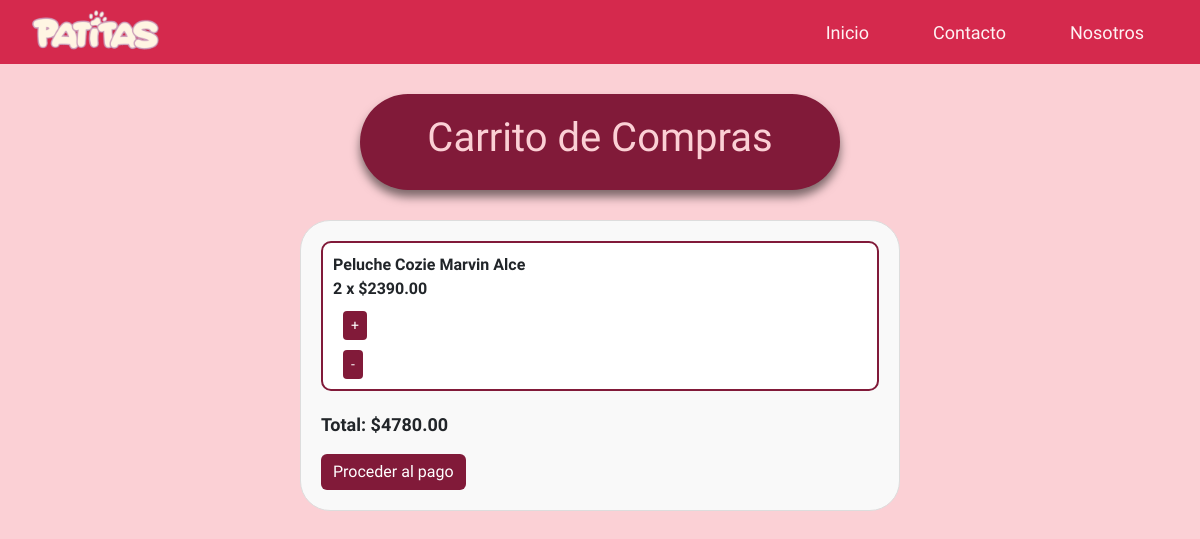
The app's page /patitas/carrito/ (signed in) with its own data.
### patitas/models.py (models this page shows, shortened)
class Carrito(models.Model):
    usuario = models.ForeignKey(User, on_delete=models.CASCADE)
    producto = models.ForeignKey(Producto, on_delete=models.CASCADE)
    cantidad = models.IntegerField(default=1)
    class Meta:
        unique_together = ('usuario', 'producto')

class Producto(models.Model):
    id = models.AutoField(primary_key=True)
    nombre_prod = models.CharField(max_length=50)
    descripcion = models.TextField(max_length=200)
    id_categoria = models.ForeignKey('Categoria',on_delete=models.CASCADE, db_column='idCategoria')
    precio = models.DecimalField(max_digits=10, decimal_places=2)
    stock = models.IntegerField()
    imagen = models.ImageField(upload_to='productos_fotos/', blank=True, null=True)

### patitas/views.py (the view)
# urls.py: path('carrito/', views.ver_carrito, name='carrito'),
def ver_carrito(request):
    if request.user.is_authenticated:
        carrito_items = Carrito.objects.filter(usuario=request.user)
        total = sum(item.producto.precio * item.cantidad for item in carrito_items)
        return render(request, 'patitas/carrito.html', {'carrito_items': carrito_items, 'total': total})
    else:
        return redirect('login')

### patitas/templates/patitas/carrito.html (shortened to what this page needs)
{% load static %}
<!DOCTYPE html>
<html lang="en">
<head>
    <link rel="stylesheet" href="https://cdnjs.cloudflare.com/ajax/libs/font-awesome/6.5.2/css/all.min.css">
    <link rel="stylesheet" href="https://cdn.jsdelivr.net/npm/bootstrap@5.3.3/dist/css/bootstrap.min.css">
    <link type='text/css' href='{% static "css/style.css"%}' rel='stylesheet'>
</head>
<body>
    <div class="cont-header">
        <header>
            <a href="index" class="logo_patitas_princ"><img src="{% static 'img/logo_patitas.png' %}" alt="patitas"></a>
            <nav class="navbar-header">
                <a href="index">Inicio</a>
                <a href="contacto">Contacto</a>
                <a href="#">Nosotros</a>
            </nav>
        </header>
    </div>
    <div class="titulos-pag">
        <h1>Carrito de Compras</h1>
    </div>
    <div class="carrito-container">
        {% if carrito_items %}
            <ul class="carrito-list">
                {% for item in carrito_items %}
                    <li class="carrito-item">
                        <span class="producto-info">
                            {{ item.producto.nombre_prod }} <br> {{ item.cantidad }} x ${{ item.producto.precio }}
                        </span>
                        <form action="{% url 'update_cart' %}" method="post">
                            <button type="submit" class="btn btn-sm btn-success">+</button>
                        </form>
                        <form action="{% url 'update_cart' %}" method="post">
                            <button type="submit" class="btn btn-sm btn-danger">-</button>
                        </form>
                    </li>
                {% endfor %}
            </ul>
            <p class="carrito-total">Total: ${{ total }}</p>
            <a href="{% url 'checkout' %}" class="btn btn-primary">Proceder al pago</a>
        {% else %}
            <p>Tu carrito está vacío.</p>
        {% endif %}
    </div>
</body>
</html>

### patitas/static/css/style.css (style rules this page uses)
* { padding: 0; margin: 0; font-family: "Poetsen One", sans-serif; text-decoration: none; }
body { background-color: #fbd0d5; margin: 0; }
header { position: flex; top: 0; left: 0; right: 0; background: #d5294d; display: flex; align-items: center; justify-content: space-between; padding: 2rem 2%; z-index: 1000; width: 100%; height: 40px; }
header .logo_patitas_princ img { align-items: left; width: 9rem; height: auto; }
header .navbar-header a { font-size: 18px; padding: 0 2rem; color: #fef2f3; text-decoration: none; }
.navbar-header { display: flex; align-items: center; }
.titulos-pag { padding: 20px; width: 40%; border-radius: 50px; background-color: #811a39; color: #fbd0d5; margin: 30px auto; text-align: center; box-shadow: 0px 7px 10px rgba(0,0,0,0.5); }
.carrito-container { max-width: 600px; margin: 0 auto; padding: 20px; background-color: #f9f9f9; border: 1px solid #ddd; border-radius: 30px; margin-bottom: 50px; }
.carrito-list { list-style-type: none; padding: 0; }
.carrito-item { margin-bottom: 10px; padding: 10px; background-color: #fff; border: 2px solid #811a39; border-radius: 10px; }
.carrito-item .producto-info { font-weight: bold; }
.carrito-item .btn { margin-left: 10px; background-color: #811a39; border: 0; margin-top: 10px; }
.carrito-total { margin-top: 20px; font-size: 18px; font-weight: bold; }
.carrito-container .btn { background-color: #811a39; border: 0; }

### records on screen
Carrito: producto.nombre_prod "Peluche Cozie Marvin Alce", cantidad "2", producto.precio "2390.00"

### other values on screen
{{ total }} "4780.00"
